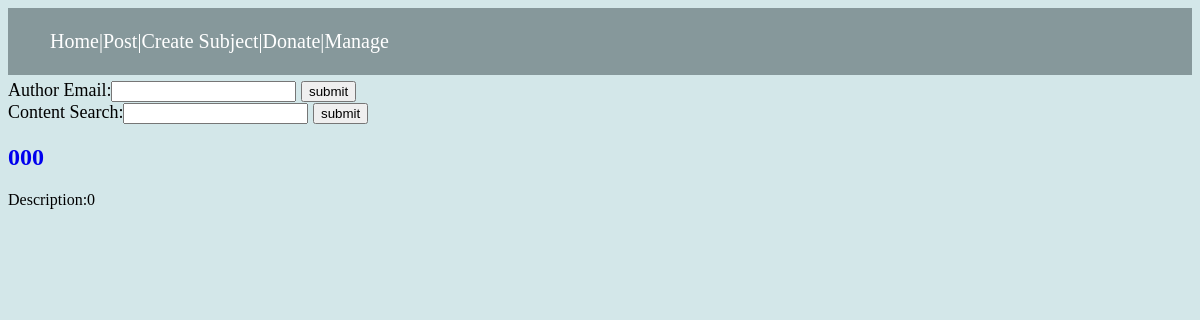
/, run on an earlier commit of the app's database.
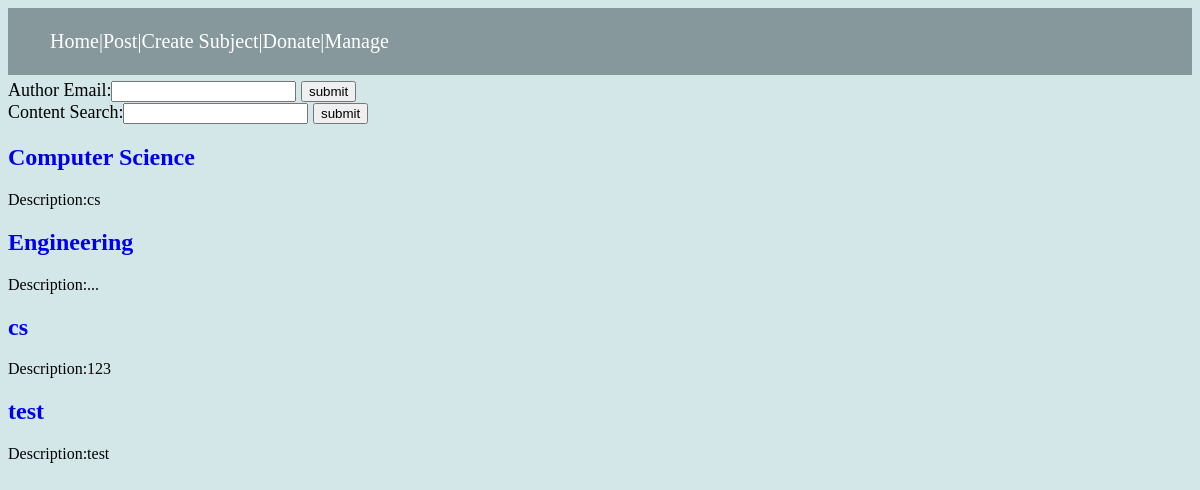
And on a later commit of the database.
### model.py (models this page shows)
class Subject(db.Model):
    __tablename__ = 'subject'
    id = db.Column(db.Integer, primary_key=True)
    title = db.Column(db.Text)
    description = db.Column(db.Text)
    articles = db.relationship('Article')

### app.py (the view)
@app.route('/')
def home():
    subjects = subjectService.find_all_subject()
    subjects.sort( key = getelem ,reverse=False)
    return render_template('home.html',subjects=subjects)

### app.py (called while the page is built)
@app.before_request
def before_request():
    addr = request.remote_addr
    ip = ipService.find_ip_by_ip(addr)
    if ip is None:
        ip = IP(addr=addr, is_blocked=0)
        ipService.insert(ip)
    elif ip.is_blocked == 1:
        os.abort(403)

def getelem(elem): return elem.title

### services.py (called while the page is built)
    def find_all_subject(self):
        subjects = Subject.query.all()
        return subjects

    def find_ip_by_ip(self,addr):
        ip = IP.query.filter_by(addr=addr).first()
        return ip

### templates/home.html (shortened to what this page needs)
{% extends "base.html" %}
{% block content %}
<div class="author" style="font-size: 18px;margin-top:5px">
    <form action="/author" method="post">
        Author Email:<input type="text" name="email" required>
        <input type="submit" value="submit">
    </form>
    <form action="/search">
        Content Search:<input type="text" name="content">
        <input type="submit" value="submit">
    </form>
</div>
<div class="all-subjects">
        {% for subject in subjects %}
            <h2><a href="/subject/{{ subject.id }}">{{ subject.title }}</a></h2>
            <p>Description:{{ subject.description }}</p>
        {% endfor %}
 </div>
{% endblock %}

What changed in the data, as far as the page shows it:
added Subject: title "Computer Science", description "cs"
added Subject: title "Engineering", description "..."
added Subject: title "cs", description "123"
changed Subject: title "000" → "test"; description "0" → "test"
